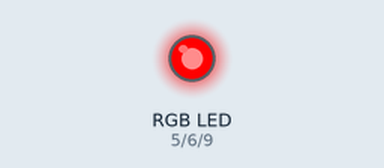
This sketch was run on a simulated Arduino Uno, built with avr-gcc and run on an emulated ATmega328P. On the bench: an RGB LED mixed from three pins (HIGH = lit).

Above: at 0.2 s.
At 0.7 s:
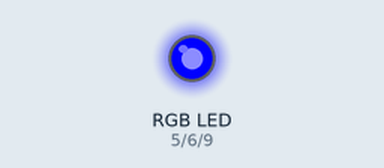
At 2.7 s:
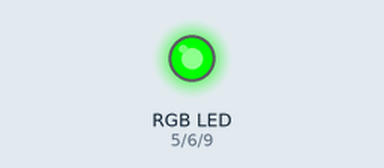
Timing chart, 0 to 3.5 s (numbered marks = the images above):
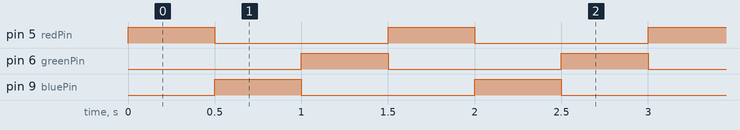

The sketch:

rgbColorChanging_code.ino
```cpp
/* Code allows for the manipulation of rgb led,
   included in the Arduino starter kit. */

int redPin= 5;
int greenPin = 6;
int bluePin = 9;

void setup() {
  pinMode(redPin, OUTPUT);
  pinMode(greenPin, OUTPUT);
  pinMode(bluePin, OUTPUT);
}
void loop() {
  // You can also modify parameters to output own custom colors from Google Color Picker
  setColor(255,0, 0); // Red Color
  delay(500);

  setColor(0, 0, 255); // Blue Color
  delay(500);

   setColor(0, 255, 0); // green Color
  delay(500);
}

void setColor(int redValue, int greenValue, int blueValue) {
  analogWrite(redPin, redValue);
  analogWrite(greenPin, greenValue);
  analogWrite(bluePin, blueValue);
}
```

Measured:
- by itself, pin 5 (redPin), pin 6 (greenPin), pin 9 (bluePin): alternates HIGH for 0.50 s and LOW for 1.0 s
- by itself, everything shown: repeats every 1.5 s, in 3 steps
